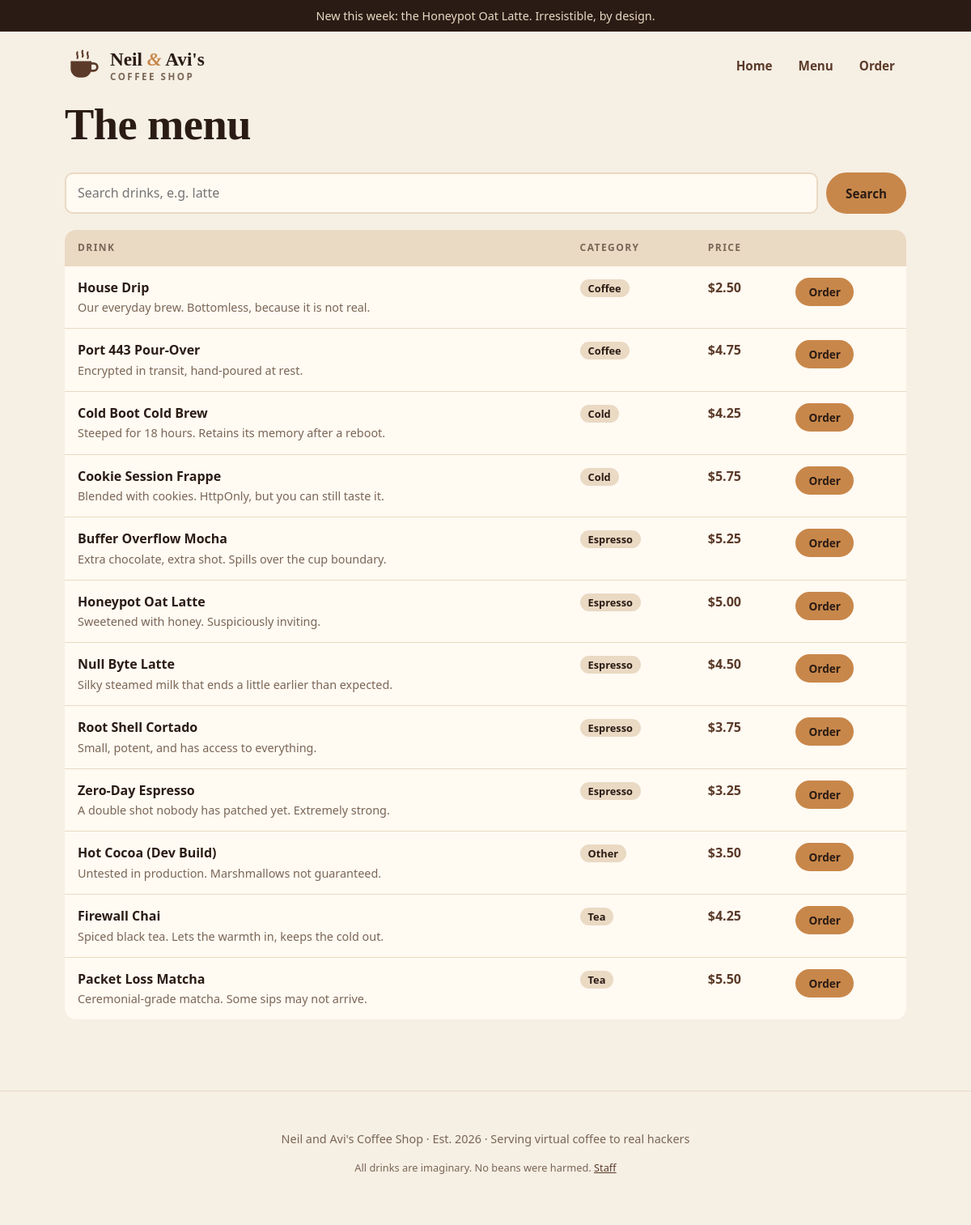
The app's page /app/menu.php with its own data.
### tables this page shows
CREATE TABLE settings (
  name  VARCHAR(40) PRIMARY KEY,
  value VARCHAR(255) NOT NULL
);

CREATE TABLE menu_items (
  id          INT AUTO_INCREMENT PRIMARY KEY,
  name        VARCHAR(80)  NOT NULL,
  description VARCHAR(255) NOT NULL,
  price       DECIMAL(5,2) NOT NULL,
  category    VARCHAR(30)  NOT NULL,
  available   TINYINT(1)   NOT NULL DEFAULT 1
);

### app/includes/config.php (called while the page is built, shortened)
<?php
function h($value): string
{
    return htmlspecialchars((string) $value, ENT_QUOTES, 'UTF-8');
}
function setting(mysqli $db, string $name, string $default = ''): string
{
    $stmt = $db->prepare('SELECT value FROM settings WHERE name = ?');
    $stmt->bind_param('s', $name);
    $stmt->execute();
    $row = $stmt->get_result()->fetch_assoc();
    return $row['value'] ?? $default;
}
function money($n): string
{
    return '$' . number_format((float) $n, 2);
}

### app/menu.php (the view, shortened to what this page needs)
<?php
require __DIR__ . '/includes/config.php';
$q = $_GET['q'] ?? '';
$sql = "SELECT id, name, description, price, category FROM menu_items
        WHERE available = 1 AND name LIKE '%$q%'
        ORDER BY category, name";
$result = mysqli_query($db, $sql);
$error  = $result === false ? mysqli_error($db) : null;
$items  = $result ? mysqli_fetch_all($result, MYSQLI_ASSOC) : [];
require __DIR__ . '/includes/header.php';
?>
<section class="section">
  <h1>The menu</h1>
  <form class="search" method="get" action="/menu.php">
    <input type="text" name="q" value="<?= h($q) ?>" placeholder="Search drinks, e.g. latte">
    <button class="btn" type="submit">Search</button>
  </form>
  <?php if ($error): ?>
    <div class="alert">The barista dropped your order: <code><?= h($error) ?></code></div>
  <?php elseif (!$items): ?>
    <p class="muted">No drinks match "<?= h($q) ?>". Try something less exotic.</p>
  <?php else: ?>
    <table class="menu">
      <thead><tr><th>Drink</th><th>Category</th><th>Price</th><th></th></tr></thead>
      <tbody>
        <?php foreach ($items as $item): ?>
          <tr>
            <td>
              <strong><?= h($item['name']) ?></strong>
              <span class="desc"><?= h($item['description']) ?></span>
            </td>
            <td><span class="tag"><?= h($item['category']) ?></span></td>
            <td class="price"><?= h(is_numeric($item['price']) ? money($item['price']) : $item['price']) ?></td>
            <td><a class="btn small" href="/order.php?item=<?= (int) $item['id'] ?>">Order</a></td>
          </tr>
        <?php endforeach; ?>
      </tbody>
    </table>
  <?php endif; ?>
</section>
<?php require __DIR__ . '/includes/footer.php'; ?>

### app/includes/header.php (shortened to what this page needs)
<?php
$mode = setting($db, 'theme', 'normal');
$announcement = setting($db, 'announcement');
?>
<!doctype html>
<html lang="en">
<head>
  <link rel="stylesheet" href="/assets/style.css">
</head>
<body class="mode-<?= h($mode) ?>">
<?php if ($announcement !== ''): ?>
  <div class="announce"><?= h($announcement) ?></div>
<?php endif; ?>
<header class="site-header">
  <a class="brand" href="/">
    <span>Neil <em>&amp;</em> Avi's<small>Coffee Shop</small></span>
  </a>
  <nav>
    <a href="/">Home</a>
    <a href="/menu.php">Menu</a>
    <a href="/order.php">Order</a>
  </nav>
</header>
<main>

### app/assets/style.css (style rules this page uses)
:root { --cream: #f6efe4; --paper: #fffaf2; --espresso: #2a1c15; --roast: #5b3a29; --crema: #c8874a; --crema-dark: #a96c33; --milk: #ead9c3; --muted: #7a6656; --danger: #b3261e; --ok: #2f6b45; --display: "Iowan Old Style", "Palatino Linotype", Palatino, Georgia, serif; --body: system-ui, -apple-system, "Segoe UI", Roboto, sans-serif; --radius: 14px; }
* { box-sizing: border-box; }
body { margin: 0; background: var(--cream); color: var(--espresso); font: 16px/1.6 var(--body); }
a { color: var(--roast); }
main { max-width: 1080px; margin: 0 auto; padding: 0 20px 48px; }
h1, h2, h3 { font-family: var(--display); line-height: 1.15; margin: 0 0 .5em; }
h1 { font-size: clamp(2rem, 5vw, 3.4rem); letter-spacing: -.01em; }
.announce { background: var(--espresso); color: var(--milk); text-align: center; font-size: .9rem; padding: 8px 16px; }
.site-header { max-width: 1080px; margin: 0 auto; padding: 20px; display: flex; align-items: center; justify-content: space-between; gap: 16px; flex-wrap: wrap; }
.brand { display: flex; align-items: center; gap: 12px; text-decoration: none; color: var(--espresso); }
.brand-cup { width: 44px; height: 44px; color: var(--roast); }
.brand span { font-family: var(--display); font-size: 1.45rem; font-weight: 700; line-height: 1; }
.brand em { color: var(--crema); font-style: italic; }
.brand small { display: block; font-family: var(--body); font-size: .72rem; letter-spacing: .22em; text-transform: uppercase; color: var(--muted); font-weight: 600; margin-top: 4px; }
nav { display: flex; gap: 4px; flex-wrap: wrap; }
nav a { text-decoration: none; padding: 8px 14px; border-radius: 999px; font-weight: 600; font-size: .95rem; }
.btn { display: inline-block; border: 2px solid var(--crema); background: var(--crema); color: var(--espresso); font: 700 .95rem var(--body); padding: 11px 22px; border-radius: 999px; text-decoration: none; cursor: pointer; }
.btn.small { padding: 6px 14px; font-size: .85rem; }
.section { margin: 0 0 40px; }
.price { font-weight: 700; color: var(--roast); white-space: nowrap; }
.search { display: flex; gap: 10px; margin: 16px 0 20px; }
.search input { flex: 1; }
input[type=text], input[type=password], select { width: 100%; font: inherit; padding: 11px 14px; border: 2px solid var(--milk); border-radius: 10px; background: var(--paper); color: var(--espresso); }
table.menu { width: 100%; border-collapse: collapse; background: var(--paper); border-radius: var(--radius); overflow: hidden; }
table.menu th { text-align: left; font-size: .75rem; text-transform: uppercase; letter-spacing: .12em; color: var(--muted); padding: 12px 16px; background: var(--milk); }
table.menu td { padding: 14px 16px; border-top: 1px solid var(--milk); vertical-align: top; }
table.menu .desc { display: block; color: var(--muted); font-size: .9rem; }
.tag { background: var(--milk); padding: 2px 10px; border-radius: 999px; font-size: .8rem; font-weight: 600; }

### records on screen
settings: value "New this week: the Honeypot Oat Latte. Irresistible, by design."
menu_items: name "House Drip", description "Our everyday brew. Bottomless, because it is not real.", category "Coffee", price "$2.50"
menu_items: name "Port 443 Pour-Over", description "Encrypted in transit, hand-poured at rest.", category "Coffee", price "$4.75"
menu_items: name "Cold Boot Cold Brew", description "Steeped for 18 hours. Retains its memory after a reboot.", category "Cold", price "$4.25"
menu_items: name "Cookie Session Frappe", description "Blended with cookies. HttpOnly, but you can still taste it.", category "Cold", price "$5.75"
menu_items: name "Buffer Overflow Mocha", description "Extra chocolate, extra shot. Spills over the cup boundary.", category "Espresso", price "$5.25"
menu_items: name "Honeypot Oat Latte", description "Sweetened with honey. Suspiciously inviting.", category "Espresso", price "$5.00"
menu_items: name "Null Byte Latte", description "Silky steamed milk that ends a little earlier than expected.", category "Espresso", price "$4.50"
menu_items: name "Root Shell Cortado", description "Small, potent, and has access to everything.", category "Espresso", price "$3.75"
menu_items: name "Zero-Day Espresso", description "A double shot nobody has patched yet. Extremely strong.", category "Espresso", price "$3.25"
menu_items: name "Hot Cocoa (Dev Build)", description "Untested in production. Marshmallows not guaranteed.", category "Other", price "$3.50"
menu_items: name "Firewall Chai", description "Spiced black tea. Lets the warmth in, keeps the cold out.", category "Tea", price "$4.25"
menu_items: name "Packet Loss Matcha", description "Ceremonial-grade matcha. Some sips may not arrive.", category "Tea", price "$5.50"
